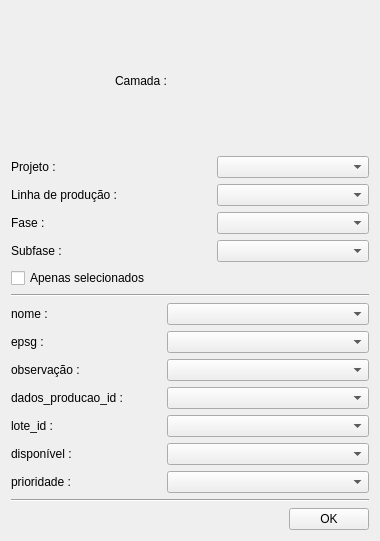
<?xml version="1.0" encoding="UTF-8"?>
<ui version="4.0">
 <class>Form</class>
 <widget class="QWidget" name="Form">
  <property name="geometry">
   <rect>
    <x>0</x>
    <y>0</y>
    <width>380</width>
    <height>541</height>
   </rect>
  </property>
  <property name="windowTitle">
   <string>Form</string>
  </property>
  <layout class="QGridLayout" name="gridLayout">
   <item row="0" column="0" colspan="2">
    <layout class="QHBoxLayout" name="mapLayerLayout">
     <item>
      <widget class="QLabel" name="label">
       <property name="sizePolicy">
        <sizepolicy hsizetype="Fixed" vsizetype="Preferred">
         <horstretch>0</horstretch>
         <verstretch>0</verstretch>
        </sizepolicy>
       </property>
       <property name="minimumSize">
        <size>
         <width>150</width>
         <height>0</height>
        </size>
       </property>
       <property name="maximumSize">
        <size>
         <width>150</width>
         <height>16777215</height>
        </size>
       </property>
       <property name="text">
        <string>Camada :</string>
       </property>
      </widget>
     </item>
    </layout>
   </item>
   <item row="1" column="0" colspan="2">
    <layout class="QHBoxLayout" name="horizontalLayout_9">
     <item>
      <widget class="QLabel" name="label_2">
       <property name="sizePolicy">
        <sizepolicy hsizetype="Fixed" vsizetype="Preferred">
         <horstretch>0</horstretch>
         <verstretch>0</verstretch>
        </sizepolicy>
       </property>
       <property name="minimumSize">
        <size>
         <width>200</width>
         <height>0</height>
        </size>
       </property>
       <property name="maximumSize">
        <size>
         <width>200</width>
         <height>16777215</height>
        </size>
       </property>
       <property name="text">
        <string>Projeto :</string>
       </property>
      </widget>
     </item>
     <item>
      <widget class="QComboBox" name="projectsCb"/>
     </item>
    </layout>
   </item>
   <item row="2" column="0" colspan="2">
    <layout class="QHBoxLayout" name="horizontalLayout_10">
     <item>
      <widget class="QLabel" name="label_11">
       <property name="sizePolicy">
        <sizepolicy hsizetype="Fixed" vsizetype="Preferred">
         <horstretch>0</horstretch>
         <verstretch>0</verstretch>
        </sizepolicy>
       </property>
       <property name="minimumSize">
        <size>
         <width>200</width>
         <height>0</height>
        </size>
       </property>
       <property name="maximumSize">
        <size>
         <width>200</width>
         <height>16777215</height>
        </size>
       </property>
       <property name="text">
        <string>Linha de produção :</string>
       </property>
      </widget>
     </item>
     <item>
      <widget class="QComboBox" name="productionLinesCb"/>
     </item>
    </layout>
   </item>
   <item row="3" column="0" colspan="2">
    <layout class="QHBoxLayout" name="horizontalLayout_6">
     <item>
      <widget class="QLabel" name="label_10">
       <property name="sizePolicy">
        <sizepolicy hsizetype="Fixed" vsizetype="Preferred">
         <horstretch>0</horstretch>
         <verstretch>0</verstretch>
        </sizepolicy>
       </property>
       <property name="minimumSize">
        <size>
         <width>200</width>
         <height>0</height>
        </size>
       </property>
       <property name="maximumSize">
        <size>
         <width>200</width>
         <height>16777215</height>
        </size>
       </property>
       <property name="text">
        <string>Fase :</string>
       </property>
      </widget>
     </item>
     <item>
      <widget class="QComboBox" name="stepsCb"/>
     </item>
    </layout>
   </item>
   <item row="4" column="0" colspan="2">
    <layout class="QHBoxLayout" name="horizontalLayout_11">
     <item>
      <widget class="QLabel" name="label_12">
       <property name="sizePolicy">
        <sizepolicy hsizetype="Fixed" vsizetype="Preferred">
         <horstretch>0</horstretch>
         <verstretch>0</verstretch>
        </sizepolicy>
       </property>
       <property name="minimumSize">
        <size>
         <width>200</width>
         <height>0</height>
        </size>
       </property>
       <property name="maximumSize">
        <size>
         <width>200</width>
         <height>16777215</height>
        </size>
       </property>
       <property name="text">
        <string>Subfase :</string>
       </property>
      </widget>
     </item>
     <item>
      <widget class="QComboBox" name="subphasesCb"/>
     </item>
    </layout>
   </item>
   <item row="5" column="0">
    <widget class="QCheckBox" name="onlySelectedCkb">
     <property name="text">
      <string>Apenas selecionados</string>
     </property>
    </widget>
   </item>
   <item row="6" column="0" colspan="2">
    <widget class="Line" name="line">
     <property name="orientation">
      <enum>Qt::Horizontal</enum>
     </property>
    </widget>
   </item>
   <item row="7" column="0" colspan="2">
    <layout class="QHBoxLayout" name="horizontalLayout">
     <item>
      <widget class="QLabel" name="label_3">
       <property name="sizePolicy">
        <sizepolicy hsizetype="Fixed" vsizetype="Preferred">
         <horstretch>0</horstretch>
         <verstretch>0</verstretch>
        </sizepolicy>
       </property>
       <property name="minimumSize">
        <size>
         <width>150</width>
         <height>0</height>
        </size>
       </property>
       <property name="maximumSize">
        <size>
         <width>150</width>
         <height>16777215</height>
        </size>
       </property>
       <property name="text">
        <string>nome :</string>
       </property>
      </widget>
     </item>
     <item>
      <widget class="QComboBox" name="nameFieldCb"/>
     </item>
    </layout>
   </item>
   <item row="8" column="0" colspan="2">
    <layout class="QHBoxLayout" name="horizontalLayout_2">
     <item>
      <widget class="QLabel" name="label_4">
       <property name="sizePolicy">
        <sizepolicy hsizetype="Fixed" vsizetype="Preferred">
         <horstretch>0</horstretch>
         <verstretch>0</verstretch>
        </sizepolicy>
       </property>
       <property name="minimumSize">
        <size>
         <width>150</width>
         <height>0</height>
        </size>
       </property>
       <property name="maximumSize">
        <size>
         <width>150</width>
         <height>16777215</height>
        </size>
       </property>
       <property name="text">
        <string>epsg :</string>
       </property>
      </widget>
     </item>
     <item>
      <widget class="QComboBox" name="epsgFieldCb"/>
     </item>
    </layout>
   </item>
   <item row="9" column="0" colspan="2">
    <layout class="QHBoxLayout" name="horizontalLayout_3">
     <item>
      <widget class="QLabel" name="label_5">
       <property name="sizePolicy">
        <sizepolicy hsizetype="Fixed" vsizetype="Preferred">
         <horstretch>0</horstretch>
         <verstretch>0</verstretch>
        </sizepolicy>
       </property>
       <property name="minimumSize">
        <size>
         <width>150</width>
         <height>0</height>
        </size>
       </property>
       <property name="maximumSize">
        <size>
         <width>150</width>
         <height>16777215</height>
        </size>
       </property>
       <property name="text">
        <string>observação :</string>
       </property>
      </widget>
     </item>
     <item>
      <widget class="QComboBox" name="obsFieldCb"/>
     </item>
    </layout>
   </item>
   <item row="10" column="0" colspan="2">
    <layout class="QHBoxLayout" name="horizontalLayout_4">
     <item>
      <widget class="QLabel" name="label_6">
       <property name="sizePolicy">
        <sizepolicy hsizetype="Fixed" vsizetype="Preferred">
         <horstretch>0</horstretch>
         <verstretch>0</verstretch>
        </sizepolicy>
       </property>
       <property name="minimumSize">
        <size>
         <width>150</width>
         <height>0</height>
        </size>
       </property>
       <property name="maximumSize">
        <size>
         <width>150</width>
         <height>16777215</height>
        </size>
       </property>
       <property name="text">
        <string>dados_producao_id :</string>
       </property>
      </widget>
     </item>
     <item>
      <widget class="QComboBox" name="dataIdFieldCb"/>
     </item>
    </layout>
   </item>
   <item row="11" column="0" colspan="2">
    <layout class="QHBoxLayout" name="horizontalLayout_5">
     <item>
      <widget class="QLabel" name="label_7">
       <property name="sizePolicy">
        <sizepolicy hsizetype="Fixed" vsizetype="Preferred">
         <horstretch>0</horstretch>
         <verstretch>0</verstretch>
        </sizepolicy>
       </property>
       <property name="minimumSize">
        <size>
         <width>150</width>
         <height>0</height>
        </size>
       </property>
       <property name="maximumSize">
        <size>
         <width>150</width>
         <height>16777215</height>
        </size>
       </property>
       <property name="text">
        <string>lote_id :</string>
       </property>
      </widget>
     </item>
     <item>
      <widget class="QComboBox" name="lotIdFieldCb"/>
     </item>
    </layout>
   </item>
   <item row="12" column="0" colspan="2">
    <layout class="QHBoxLayout" name="horizontalLayout_7">
     <item>
      <widget class="QLabel" name="label_8">
       <property name="sizePolicy">
        <sizepolicy hsizetype="Fixed" vsizetype="Preferred">
         <horstretch>0</horstretch>
         <verstretch>0</verstretch>
        </sizepolicy>
       </property>
       <property name="minimumSize">
        <size>
         <width>150</width>
         <height>0</height>
        </size>
       </property>
       <property name="maximumSize">
        <size>
         <width>150</width>
         <height>16777215</height>
        </size>
       </property>
       <property name="text">
        <string>disponível :</string>
       </property>
      </widget>
     </item>
     <item>
      <widget class="QComboBox" name="availableFieldCb"/>
     </item>
    </layout>
   </item>
   <item row="13" column="0" colspan="2">
    <layout class="QHBoxLayout" name="horizontalLayout_8">
     <item>
      <widget class="QLabel" name="label_9">
       <property name="sizePolicy">
        <sizepolicy hsizetype="Fixed" vsizetype="Preferred">
         <horstretch>0</horstretch>
         <verstretch>0</verstretch>
        </sizepolicy>
       </property>
       <property name="minimumSize">
        <size>
         <width>150</width>
         <height>0</height>
        </size>
       </property>
       <property name="maximumSize">
        <size>
         <width>150</width>
         <height>16777215</height>
        </size>
       </property>
       <property name="text">
        <string>prioridade :</string>
       </property>
      </widget>
     </item>
     <item>
      <widget class="QComboBox" name="priorityFieldCb"/>
     </item>
    </layout>
   </item>
   <item row="14" column="0" colspan="2">
    <widget class="Line" name="line_2">
     <property name="orientation">
      <enum>Qt::Horizontal</enum>
     </property>
    </widget>
   </item>
   <item row="15" column="0">
    <spacer name="horizontalSpacer">
     <property name="orientation">
      <enum>Qt::Horizontal</enum>
     </property>
     <property name="sizeHint" stdset="0">
      <size>
       <width>219</width>
       <height>20</height>
      </size>
     </property>
    </spacer>
   </item>
   <item row="15" column="1">
    <widget class="QPushButton" name="okBtn">
     <property name="text">
      <string>OK</string>
     </property>
    </widget>
   </item>
  </layout>
 </widget>
 <resources/>
 <connections/>
</ui>
